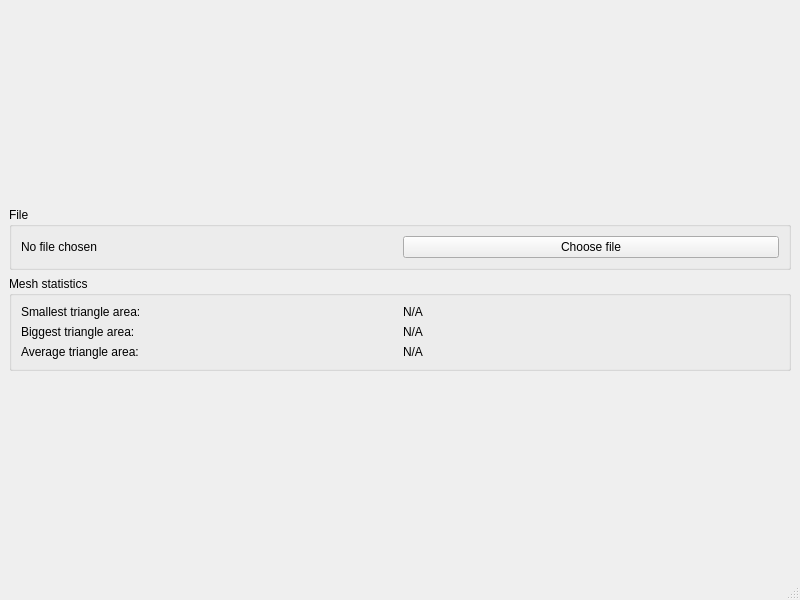
<?xml version="1.0" encoding="UTF-8"?>
<ui version="4.0">
 <class>MainWindow</class>
 <widget class="QMainWindow" name="MainWindow">
  <property name="geometry">
   <rect>
    <x>0</x>
    <y>0</y>
    <width>800</width>
    <height>600</height>
   </rect>
  </property>
  <property name="windowTitle">
   <string>MainWindow</string>
  </property>
  <widget class="QWidget" name="centralwidget">
   <layout class="QVBoxLayout" name="verticalLayout">
    <item>
     <spacer name="verticalSpacer">
      <property name="orientation">
       <enum>Qt::Vertical</enum>
      </property>
      <property name="sizeHint" stdset="0">
       <size>
        <width>20</width>
        <height>40</height>
       </size>
      </property>
     </spacer>
    </item>
    <item>
     <widget class="QGroupBox" name="fileGroupBox">
      <property name="title">
       <string>File</string>
      </property>
      <property name="checkable">
       <bool>false</bool>
      </property>
      <layout class="QHBoxLayout" name="horizontalLayout">
       <item>
        <widget class="QLabel" name="FileNameLabel">
         <property name="text">
          <string>No file chosen</string>
         </property>
        </widget>
       </item>
       <item>
        <widget class="QPushButton" name="FileChooseBtn">
         <property name="sizePolicy">
          <sizepolicy hsizetype="Preferred" vsizetype="Fixed">
           <horstretch>0</horstretch>
           <verstretch>0</verstretch>
          </sizepolicy>
         </property>
         <property name="text">
          <string>Choose file</string>
         </property>
        </widget>
       </item>
      </layout>
     </widget>
    </item>
    <item>
     <widget class="QGroupBox" name="MeshStatsGroupBox">
      <property name="title">
       <string>Mesh statistics</string>
      </property>
      <layout class="QVBoxLayout" name="verticalLayout_3" stretch="0,0,0">
       <property name="spacing">
        <number>6</number>
       </property>
       <property name="leftMargin">
        <number>9</number>
       </property>
       <property name="topMargin">
        <number>9</number>
       </property>
       <property name="rightMargin">
        <number>9</number>
       </property>
       <property name="bottomMargin">
        <number>9</number>
       </property>
       <item>
        <layout class="QHBoxLayout" name="horizontalLayout_2">
         <property name="sizeConstraint">
          <enum>QLayout::SetDefaultConstraint</enum>
         </property>
         <item>
          <widget class="QLabel" name="label_3">
           <property name="text">
            <string>Smallest triangle area:</string>
           </property>
          </widget>
         </item>
         <item>
          <widget class="QLabel" name="MinTriAreaLabel">
           <property name="text">
            <string>N/A</string>
           </property>
          </widget>
         </item>
        </layout>
       </item>
       <item>
        <layout class="QHBoxLayout" name="horizontalLayout_3">
         <item>
          <widget class="QLabel" name="label_6">
           <property name="text">
            <string>Biggest triangle area:</string>
           </property>
          </widget>
         </item>
         <item>
          <widget class="QLabel" name="MaxTriAreaLabel">
           <property name="text">
            <string>N/A</string>
           </property>
          </widget>
         </item>
        </layout>
       </item>
       <item>
        <layout class="QHBoxLayout" name="horizontalLayout_4">
         <property name="sizeConstraint">
          <enum>QLayout::SetDefaultConstraint</enum>
         </property>
         <item>
          <widget class="QLabel" name="label_8">
           <property name="autoFillBackground">
            <bool>false</bool>
           </property>
           <property name="frameShape">
            <enum>QFrame::NoFrame</enum>
           </property>
           <property name="text">
            <string>Average triangle area:</string>
           </property>
           <property name="wordWrap">
            <bool>false</bool>
           </property>
          </widget>
         </item>
         <item>
          <widget class="QLabel" name="AvgTriAreaLabel">
           <property name="text">
            <string>N/A</string>
           </property>
          </widget>
         </item>
        </layout>
       </item>
      </layout>
     </widget>
    </item>
    <item>
     <spacer name="verticalSpacer_2">
      <property name="orientation">
       <enum>Qt::Vertical</enum>
      </property>
      <property name="sizeHint" stdset="0">
       <size>
        <width>20</width>
        <height>40</height>
       </size>
      </property>
     </spacer>
    </item>
   </layout>
  </widget>
  <widget class="QMenuBar" name="menubar">
   <property name="geometry">
    <rect>
     <x>0</x>
     <y>0</y>
     <width>800</width>
     <height>21</height>
    </rect>
   </property>
  </widget>
  <widget class="QStatusBar" name="statusbar"/>
 </widget>
 <resources/>
 <connections/>
</ui>
